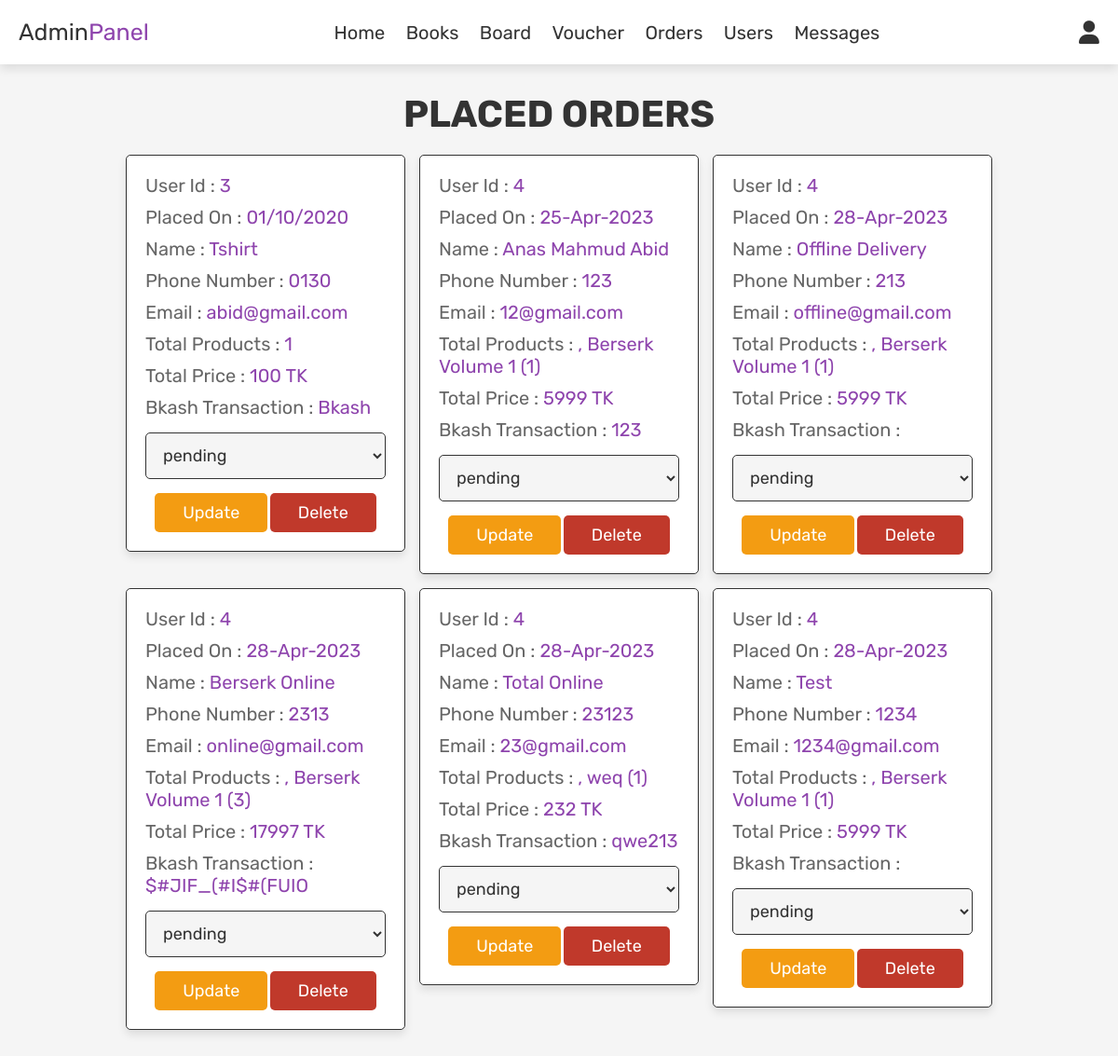
The page /admin_orders.php (signed in) on the database as committed earlier.
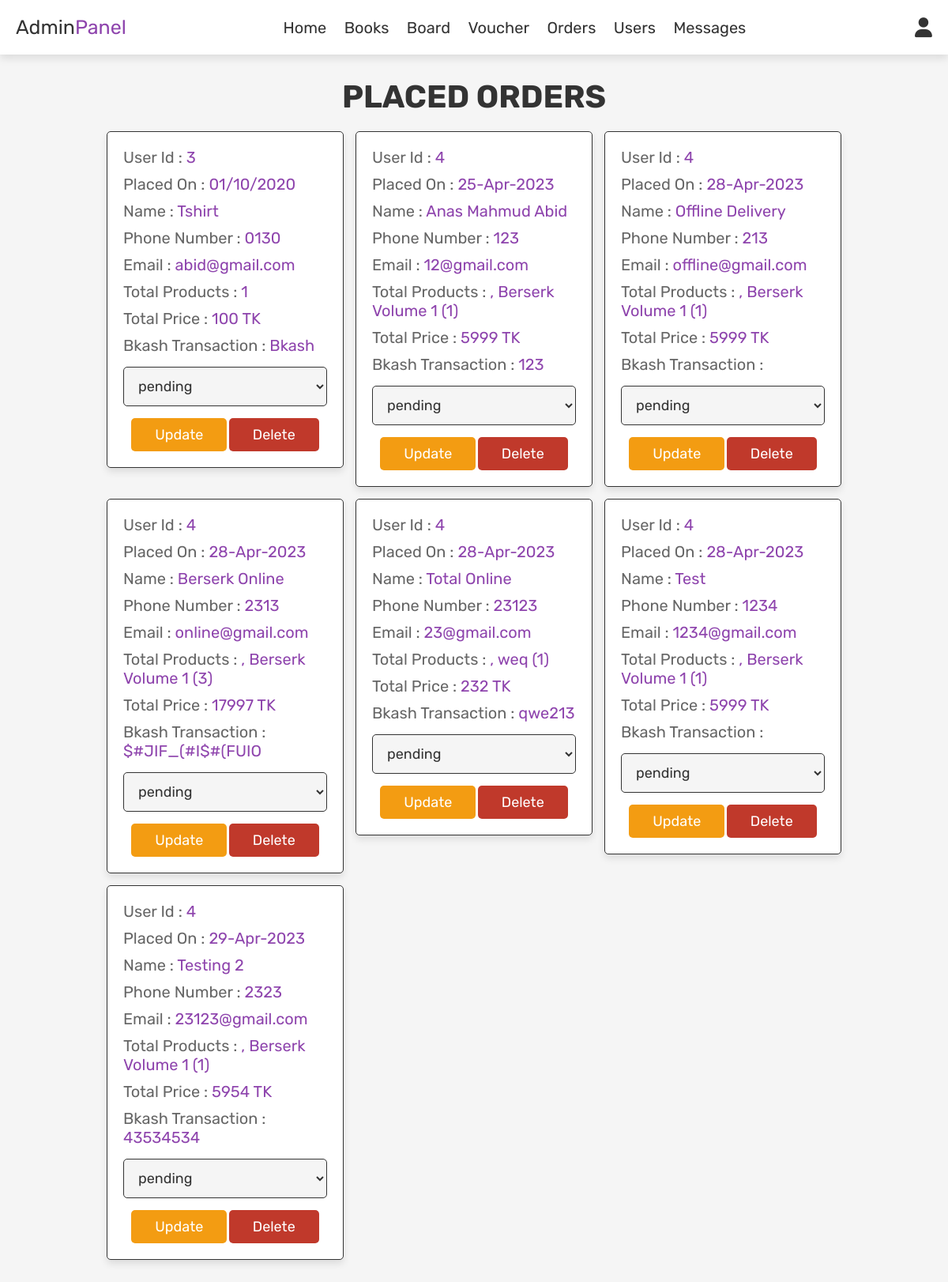
The same page on the database as committed later.
### tables this page shows
CREATE TABLE `orders` (
  `id` int(100) NOT NULL,
  `user_id` int(100) NOT NULL,
  `name` varchar(100) NOT NULL,
  `number` varchar(100) NOT NULL,
  `email` varchar(100) NOT NULL,
  `bkash_transaction` varchar(100) DEFAULT NULL,
  `offline_address` varchar(100) DEFAULT NULL,
  `total_products` varchar(1000) NOT NULL,
  `total_price` int(255) NOT NULL,
  `placed_on` varchar(50) NOT NULL,
  `payment_status` varchar(20) NOT NULL DEFAULT 'pending',
  `payment_method` varchar(100) NOT NULL
);

### admin_orders.php (the view, shortened to what this page needs)
<?php
include 'config.php';
?>
<!DOCTYPE html>
<html lang="en">
<head>
   <link rel="stylesheet" href="https://cdnjs.cloudflare.com/ajax/libs/font-awesome/6.0.0/css/all.min.css">
   <link rel="stylesheet" href="css/admin_style.css">
</head>
<body>
<?php include 'admin_header.php'; ?>
<section class="orders">
   <h1 class="title">placed orders</h1>
   <div class="box-container">
      <?php
      $select_orders = mysqli_query($conn, "SELECT * FROM `orders`") or die('query failed');
      if(mysqli_num_rows($select_orders) > 0){
         while($fetch_orders = mysqli_fetch_assoc($select_orders)){
      ?>
      <div class="box">
         <p> User Id : <span><?php echo $fetch_orders['user_id']; ?></span> </p>
         <p> Placed On : <span><?php echo $fetch_orders['placed_on']; ?></span> </p>
         <p> Name : <span><?php echo $fetch_orders['name']; ?></span> </p>
         <p> Phone Number : <span><?php echo $fetch_orders['number']; ?></span> </p>
         <p> Email : <span><?php echo $fetch_orders['email']; ?></span> </p>
         <p> Total Products : <span><?php echo $fetch_orders['total_products']; ?></span> </p>
         <p> Total Price : <span><?php echo $fetch_orders['total_price']; ?> TK</span> </p>
         <p> Bkash Transaction : <span><?php echo $fetch_orders['bkash_transaction']; ?></span> </p>
         <form action="" method="post">
            <select name="update_payment">
               <option value="" selected disabled><?php echo $fetch_orders['payment_status']; ?></option>
            </select>
            <input type="submit" value="update" name="update_order" class="option-btn">
            <a href="admin_orders.php?delete=<?php echo $fetch_orders['id']; ?>" onclick="return confirm('delete this order?');" class="delete-btn">delete</a>
         </form>
      </div>
      <?php
         }
      }else{
         echo '<p class="empty">no orders placed yet!</p>';
      }
      ?>
   </div>
</section>
</body>
</html>

Rows that differ between the two databases and show on the page:
added orders: user "4", placed_on "29-Apr-2023", name "Testing 2", number "2323", email "23123@gmail.com", total_products ", Berserk Volume 1 (1)", total_price "5954", bkash_transaction "43534534", update_payment "pending"
